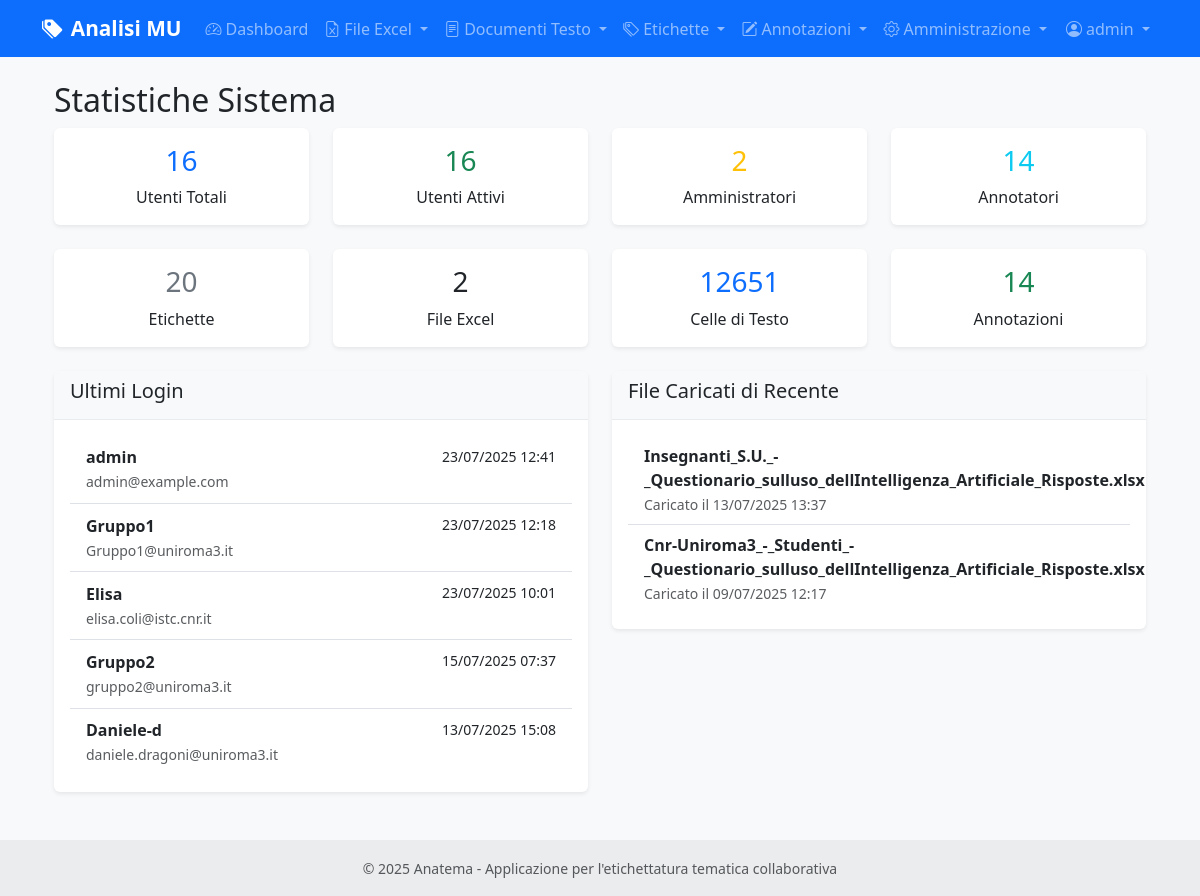
Before: /admin/system_stats (signed in) with the older database file.
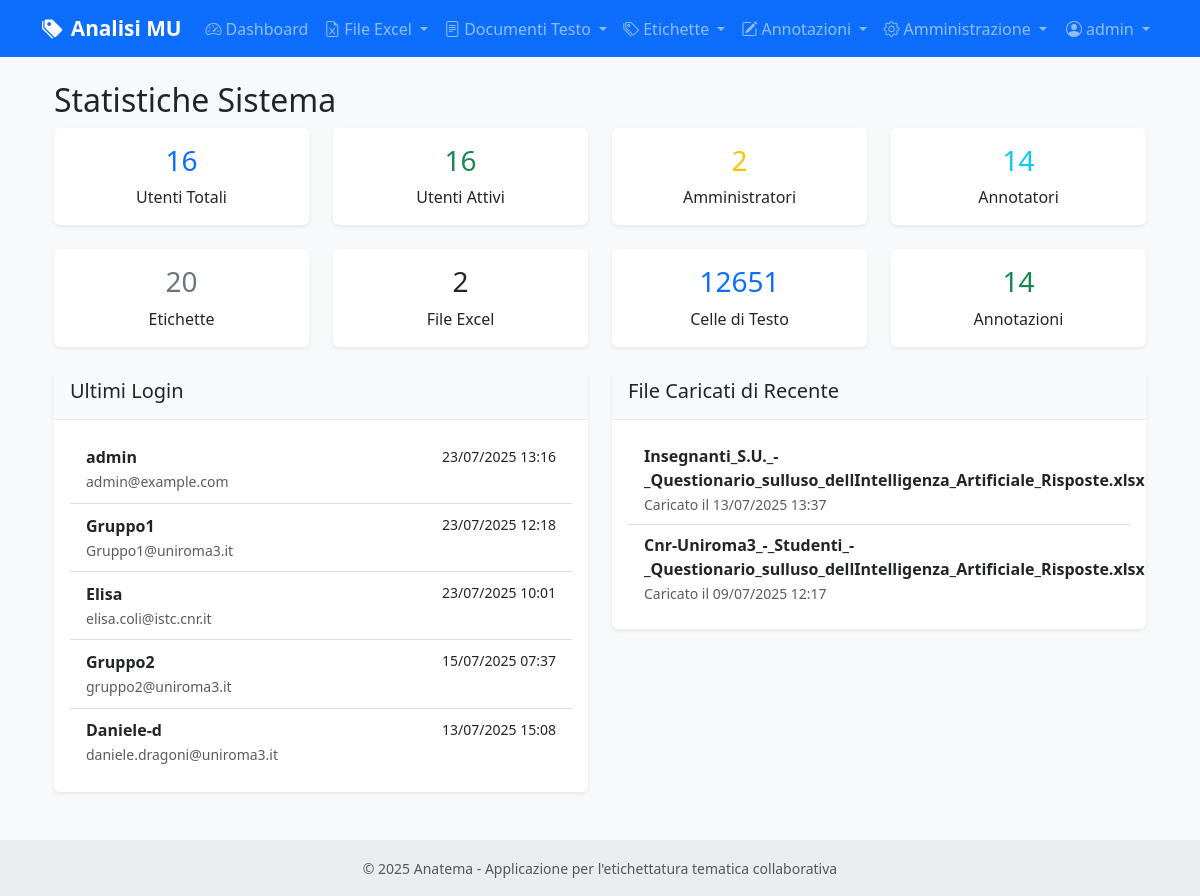
After: the same page with the newer database file.
### models.py (models this page shows, shortened)
class User(UserMixin, db.Model):
    id = db.Column(db.Integer, primary_key=True)
    username = db.Column(db.String(80), unique=True, nullable=False)
    email = db.Column(db.String(120), unique=True, nullable=False)
    password_hash = db.Column(db.String(255), nullable=False)
    role = db.Column(db.String(20), default='annotatore')  # 'amministratore' o 'annotatore'
    is_active = db.Column(db.Boolean, default=True)
    last_login = db.Column(db.DateTime)
    created_at = db.Column(db.DateTime, default=datetime.utcnow)
    updated_at = db.Column(db.DateTime, default=datetime.utcnow, onupdate=datetime.utcnow)
    annotations = db.relationship('CellAnnotation', foreign_keys='CellAnnotation.user_id', backref='user', lazy=True)
    def can_manage_users(self):
        return self.role == 'amministratore'

class ExcelFile(db.Model):
    id = db.Column(db.Integer, primary_key=True)
    filename = db.Column(db.String(255), nullable=False)
    original_filename = db.Column(db.String(255), nullable=False)
    file_path = db.Column(db.String(500), nullable=False)
    uploaded_by = db.Column(db.Integer, db.ForeignKey('user.id'), nullable=False)
    uploaded_at = db.Column(db.DateTime, default=datetime.utcnow)
    uploader = db.relationship('User', backref='uploaded_files')
    text_cells = db.relationship('TextCell', backref='excel_file', lazy=True, cascade='all, delete-orphan')

### routes/admin.py (the view)
@admin_bp.route('/system_stats')
@login_required
@admin_required
def system_stats():
    stats = {
        'users': {
            'total': User.query.count(),
            'active': User.query.filter_by(is_active=True).count(),
            'administrators': User.query.filter_by(role='amministratore').count(),
            'annotators': User.query.filter_by(role='annotatore').count()
        },
        'content': {
            'labels': Label.query.count(),
            'excel_files': ExcelFile.query.count(),
            'text_cells': TextCell.query.count(),
            'annotations': CellAnnotation.query.count()
        },
        'recent_activity': {
            'recent_users': User.query.order_by(User.last_login.desc()).limit(5).all(),
            'recent_files': ExcelFile.query.order_by(ExcelFile.uploaded_at.desc()).limit(5).all()
        }
    }
    return render_template('admin/system_stats.html', stats=stats)

### routes/admin.py (called while the page is built)
def admin_required(f):
    @wraps(f)
    def decorated_function(*args, **kwargs):
        if not current_user.is_authenticated or not current_user.can_manage_users():
            flash('Accesso negato. Sono richiesti privilegi di amministratore.', 'error')
            return redirect(url_for('main.index'))
        return f(*args, **kwargs)
    return decorated_function

### templates/admin/system_stats.html (shortened to what this page needs)
{% extends "base.html" %}
{% block content %}
<div class="container">
    <div class="row">
        <div class="col-12">
            <h2> Statistiche Sistema</h2>
            <div class="row mb-4">
                <div class="col-md-3">
                    <div class="card text-center border-primary">
                        <div class="card-body">
                            <h3 class="card-title text-primary">{{ stats.users.total }}</h3>
                            <p class="card-text">Utenti Totali</p>
                        </div>
                    </div>
                </div>
                <div class="col-md-3">
                    <div class="card text-center border-success">
                        <div class="card-body">
                            <h3 class="card-title text-success">{{ stats.users.active }}</h3>
                            <p class="card-text">Utenti Attivi</p>
                        </div>
                    </div>
                </div>
                <div class="col-md-3">
                    <div class="card text-center border-warning">
                        <div class="card-body">
                            <h3 class="card-title text-warning">{{ stats.users.administrators }}</h3>
                            <p class="card-text">Amministratori</p>
                        </div>
                    </div>
                </div>
                <div class="col-md-3">
                    <div class="card text-center border-info">
                        <div class="card-body">
                            <h3 class="card-title text-info">{{ stats.users.annotators }}</h3>
                            <p class="card-text">Annotatori</p>
                        </div>
                    </div>
                </div>
            </div>
            <div class="row mb-4">
                <div class="col-md-3">
                    <div class="card text-center border-secondary">
                        <div class="card-body">
                            <h3 class="card-title text-secondary">{{ stats.content.labels }}</h3>
                            <p class="card-text">Etichette</p>
                        </div>
                    </div>
                </div>
                <div class="col-md-3">
                    <div class="card text-center border-dark">
                        <div class="card-body">
                            <h3 class="card-title text-dark">{{ stats.content.excel_files }}</h3>
                            <p class="card-text">File Excel</p>
                        </div>
                    </div>
                </div>
                <div class="col-md-3">
                    <div class="card text-center border-primary">
                        <div class="card-body">
                            <h3 class="card-title text-primary">{{ stats.content.text_cells }}</h3>
                            <p class="card-text">Celle di Testo</p>
                        </div>
                    </div>
                </div>
                <div class="col-md-3">
                    <div class="card text-center border-success">
                        <div class="card-body">
                            <h3 class="card-title text-success">{{ stats.content.annotations }}</h3>
                            <p class="card-text">Annotazioni</p>
                        </div>
                    </div>
                </div>
            </div>
            <div class="row">
                <div class="col-md-6">
                    <div class="card">
                        <div class="card-header">
                            <h5> Ultimi Login</h5>
                        </div>
                        <div class="card-body">
                            {% if stats.recent_activity.recent_users %}
                            <div class="list-group list-group-flush">
                                {% for user in stats.recent_activity.recent_users %}
                                <div class="list-group-item d-flex justify-content-between align-items-center">
                                    <div>
                                        <strong>{{ user.username }}</strong>
                                        <br>
                                        <small class="text-muted">{{ user.email }}</small>
                                    </div>
                                    <div class="text-end">
                                        {% if user.last_login %}
                                        <small>{{ user.last_login.strftime('%d/%m/%Y %H:%M') }}</small>
                                        {% else %}
                                        <small class="text-muted">Mai</small>
                                        {% endif %}
                                        <br>
                                        <span class="badge badge-{% if user.role == 'amministratore' %}warning{% else %}primary{% endif %}">
                                        </span>
                                    </div>
                                </div>
                                {% endfor %}
                            </div>
                            {% else %}
                            <p class="text-muted">Nessun login recente</p>
                            {% endif %}
                        </div>
                    </div>
                </div>
                <div class="col-md-6">
                    <div class="card">
                        <div class="card-header">
                            <h5> File Caricati di Recente</h5>
                        </div>
                        <div class="card-body">
                            {% if stats.recent_activity.recent_files %}
                            <div class="list-group list-group-flush">
                                {% for file in stats.recent_activity.recent_files %}
                                <div class="list-group-item">
                                    <div class="d-flex justify-content-between align-items-center">
                                        <div>
                                            <strong>{{ file.original_filename }}</strong>
                                            <br>
                                            <small class="text-muted">
                                                Caricato il {{ file.uploaded_at.strftime('%d/%m/%Y %H:%M') }}
                                            </small>
                                        </div>
                                    </div>
                                </div>
                                {% endfor %}
                            </div>
                            {% else %}
                            <p class="text-muted">Nessun file caricato di recente</p>
                            {% endif %}
                        </div>
                    </div>
                </div>
            </div>
        </div>
    </div>
</div>
{% endblock %}

### templates/base.html (shortened to what this page needs)
<!DOCTYPE html>
<html lang="it">
<head>
    <link href="https://cdn.jsdelivr.net/npm/bootstrap@5.3.0/dist/css/bootstrap.min.css" rel="stylesheet">
    <link href="https://cdn.jsdelivr.net/npm/bootstrap-icons@1.10.0/font/bootstrap-icons.css" rel="stylesheet">
    <link href="{{ url_for('static', filename='css/style.css') }}" rel="stylesheet">
</head>
<body>
    <nav class="navbar navbar-expand-lg navbar-dark bg-primary">
        <div class="container">
            <a class="navbar-brand" href="{{ url_for('main.index') }}">
                <i class="bi bi-tags-fill me-2"></i>Analisi MU
            </a>
            <div class="collapse navbar-collapse" id="navbarNav">
                <ul class="navbar-nav me-auto">
                    {% if current_user.is_authenticated %}
                    <li class="nav-item">
                        <a class="nav-link" href="{{ url_for('main.dashboard') }}">
                            <i class="bi bi-speedometer2 me-1"></i>Dashboard
                        </a>
                    </li>
                    <li class="nav-item dropdown">
                        <a class="nav-link dropdown-toggle" href="#" id="excelDropdown" role="button" data-bs-toggle="dropdown">
                            <i class="bi bi-file-earmark-excel me-1"></i>File Excel
                        </a>
                    </li>
                    <li class="nav-item dropdown">
                        <a class="nav-link dropdown-toggle" href="#" id="textDocsDropdown" role="button" data-bs-toggle="dropdown">
                            <i class="bi bi-file-text me-1"></i>Documenti Testo
                        </a>
                    </li>
                    <li class="nav-item dropdown">
                        <a class="nav-link dropdown-toggle" href="#" id="labelsDropdown" role="button" data-bs-toggle="dropdown">
                            <i class="bi bi-tags me-1"></i>Etichette
                        </a>
                    </li>
                    <li class="nav-item dropdown">
                        <a class="nav-link dropdown-toggle" href="#" id="annotationDropdown" role="button" data-bs-toggle="dropdown">
                            <i class="bi bi-pencil-square me-1"></i>Annotazioni
                        </a>
                    </li>
                    {% if current_user.can_manage_users() %}
                    <li class="nav-item dropdown">
                        <a class="nav-link dropdown-toggle" href="#" id="adminDropdown" role="button" data-bs-toggle="dropdown">
                            <i class="bi bi-gear me-1"></i>Amministrazione
                        </a>
                    </li>
                    {% endif %}
                    {% endif %}
                </ul>
                <ul class="navbar-nav">
                    {% if current_user.is_authenticated %}
                    <li class="nav-item dropdown">
                        <a class="nav-link dropdown-toggle" href="#" id="userDropdown" role="button" data-bs-toggle="dropdown">
                            <i class="bi bi-person-circle me-1"></i>{{ current_user.username }}
                        </a>
                    </li>
                    {% endif %}
                </ul>
            </div>
        </div>
    </nav>
    <main class="container my-4">
        {% block content %}{% endblock %}
    </main>
    <footer class="bg-light text-center text-lg-start mt-5">
        <div class="text-center p-3" style="background-color: rgba(0, 0, 0, 0.05);">
            <small class="text-muted">
                © 2025 Anatema - Applicazione per l'etichettatura tematica collaborativa
            </small>
        </div>
    </footer>
</body>
</html>

### static/css/style.css (style rules this page uses)
:root { --primary-color: #007bff; --success-color: #28a745; --warning-color: #ffc107; --danger-color: #dc3545; --info-color: #17a2b8; --light-color: #f8f9fa; --dark-color: #343a40; }
body { font-family: 'Segoe UI', Tahoma, Geneva, Verdana, sans-serif; background-color: #f8f9fa; }
.navbar-brand { font-weight: 600; font-size: 1.3rem; }
.card { border: none; box-shadow: 0 0.125rem 0.25rem rgba(0, 0, 0, 0.075); transition: box-shadow 0.15s ease-in-out; }
.card-header { background-color: #f8f9fa; border-bottom: 1px solid #e9ecef; font-weight: 600; }
.badge { font-size: 0.85em; padding: 0.5em 0.75em; }

Changed rows visible on the page:
changed User "admin": last_login "23/07/2025 12:41" → "23/07/2025 13:16"
